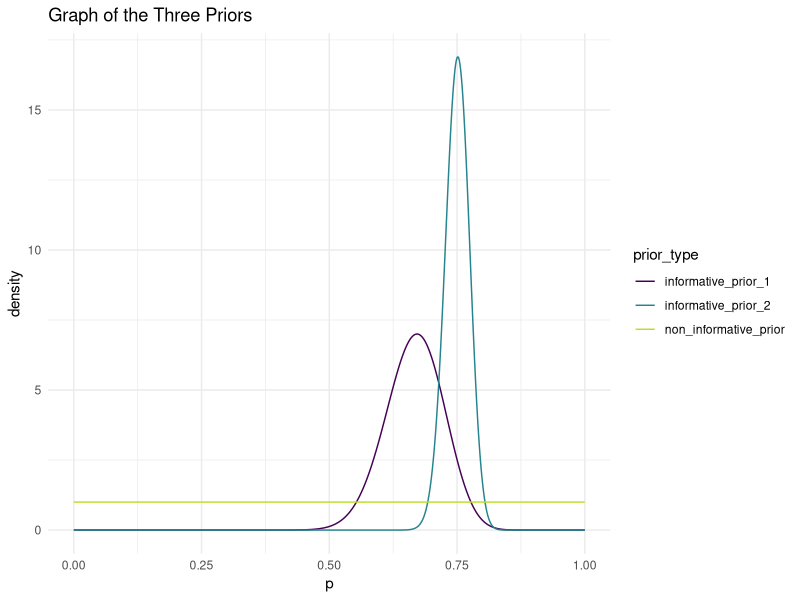
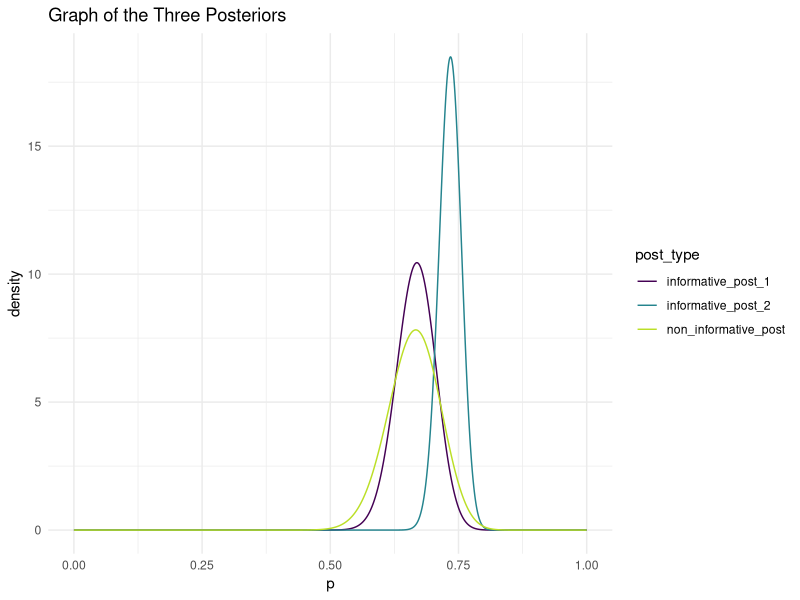

The R source for these figures, in order:
## ---- chunk 1
library(tidyverse)
## ---- chunk 2
target_mean <- 44/66
alphas <- seq(0.1, 55, length.out = 500)
betas <- ((22/66)*alphas) / (44/66)
param_df <- tibble(alphas, betas)
param_df <- param_df |> mutate(vars = (alphas*betas) / ((alphas+betas)^2 * (alphas +betas+1)))

target_var <- 0.05657^2
param_df <- param_df |> mutate(dist_to_target = abs(vars - target_var))
param_df
param_df |> filter(dist_to_target == min(dist_to_target))
## ---- chunk 3
target_mean <- 0.75
alphas <- seq(0.1, 400,length.out = 500)
betas <- (0.25*alphas) / 0.75
param_df <- tibble(alphas, betas)
param_df <- param_df |> mutate(vars = (alphas*betas) / ((alphas+betas)^2 * (alphas +betas+1)))

target_prob <- 0.02
prob_less_70 <- pbeta(.70, alphas, betas)

tibble(alphas, betas, prob_less_70) |>
  mutate(close_to_target = abs(prob_less_70 - target_prob)) |>
  filter(close_to_target == min(close_to_target))
## ---- chunk 4
ps <- seq(0, 1, length.out = 1000)

non_informative_alpha <- 1
non_informative_beta <-1

informative_alpha_1 <- 45.6483
informative_beta_1 <-22.82415

informative_alpha_2 <- 251.7405
informative_beta_2 <- 83.91349

non_informative_prior <- dbeta(ps, non_informative_alpha, non_informative_beta)

informative_prior_1 <- dbeta(ps, informative_alpha_1,informative_beta_1)

informative_prior_2 <- dbeta(ps, informative_alpha_2,informative_beta_2)

prior_plot <- tibble(ps, non_informative_prior, informative_prior_1, informative_prior_2 ) |>
  pivot_longer(2:4, names_to = "prior_type", values_to = "density")

ggplot(data = prior_plot, aes(x = ps, y = density, colour = prior_type)) +
  geom_line() +
  scale_colour_viridis_d(end = 0.9) +
  theme_minimal() +
  labs(x = "p", title = "Graph of the Three Priors")
## ---- chunk 5
non_informative_alpha <- 1
non_informative_beta <-1

# for alpha posterior, we just add the successes (56) to our prior alpha
# for beta posterior, we we take the number of trials (84), subtract the successes (56) and then add our prior beta

non_informative_post_alpha <- 56 + non_informative_alpha
non_informative_post_beta <- 84 - 56 + non_informative_beta

non_informative_post_alpha
non_informative_post_beta
## ---- chunk 6
informative_alpha_1 <- 45.6483
informative_beta_1 <-22.82415

# for alpha posterior, we just add the successes (56) to our prior alpha
# for beta posterior, we we take the number of trials (84), subtract the successes (56) and then add our prior beta

informative_post_alpha_1 <- 56 + informative_alpha_1
informative_post_beta_1 <- 84 - 56 + informative_beta_1

informative_post_alpha_1
informative_post_beta_1
## ---- chunk 7
informative_alpha_2 <- 251.7405
informative_beta_2 <- 83.91349

# for alpha posterior, we just add the successes (56) to our prior alpha
# for beta posterior, we we take the number of trials (84), subtract the successes (56) and then add our prior beta

informative_post_alpha_2 <- 56 + informative_alpha_2
informative_post_beta_2 <- 84 - 56 + informative_beta_2

informative_post_alpha_2
informative_post_beta_2
## ---- chunk 8
ps <- seq(0, 1, length.out = 1000)

non_informative_post <- dbeta(ps, non_informative_post_alpha, non_informative_post_beta)

informative_post_1 <- dbeta(ps, informative_post_alpha_1,informative_post_beta_1)

informative_post_2 <- dbeta(ps, informative_post_alpha_2,informative_post_beta_2)

post_plot <- tibble(ps, non_informative_post, informative_post_1, informative_post_2 ) |>
  pivot_longer(2:4, names_to = "post_type", values_to = "density")

ggplot(data = post_plot, aes(x = ps, y = density, colour = post_type)) +
  geom_line() +
  scale_colour_viridis_d(end = 0.9) +
  theme_minimal() +
  labs(x = "p", title = "Graph of the Three Posteriors")
## ---- chunk 9
non_informative_post_mean <- 57/(57 + 29)
non_informative_post_mean

qbeta(0.05, 57, 29)
qbeta(0.95, 57, 29)
## ---- chunk 10
informative_post_1_mean <- 101.6483/(101.6483 + 50.82415)
informative_post_1_mean

qbeta(0.05, 101.6483, 50.82415)
qbeta(0.95, 101.6483, 50.82415)
## ---- chunk 11
informative_post_2_mean <- 307.7405/(307.7405 + 111.9135)
informative_post_2_mean

qbeta(0.05, 307.7405, 111.9135)
qbeta(0.95, 307.7405, 111.9135)
